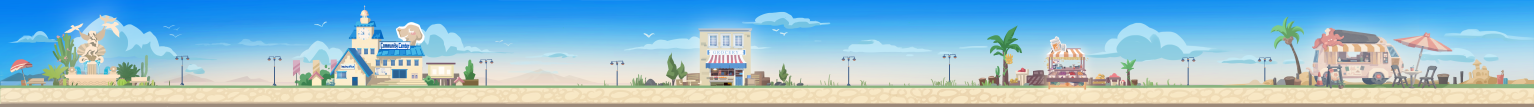
#> input picture assets/authoring/streets_20261101/community_morning.png, 9204 x 640 px (shown at 1/6 size)
$ python build_foreground_grass_maps.py
#> lines starting #> are read from the running program, lines starting #| are printed output that depends on the picture
"""Extend the existing technical foreground maps only at the two flower pots.

Original paintings and all previously accepted grass mappings are immutable.
The generated data stores alpha and original same-row background coordinates;
it does not contain newly painted artwork. Requires Pillow and numpy.
"""
from pathlib import Path
import hashlib
import json

import numpy as np
from PIL import Image, ImageDraw, ImageFilter

ROOT=Path(__file__).resolve().parents[1]
SRC=ROOT/'assets/authoring/streets_20261101/community_morning.png'
OUT=ROOT/'assets/authoring/street_motion_masks_20261103'
SOURCE_SHA='bad3d4e903c87b3bd308abb3f21fda565d6cf48c8c02923e488a152ab6c556c5'
SCOPE=(5886,475,5967,516)
OUTSIDE_SHA={
    # Includes the separately validated 2026-11-07 fountain-right technical map.
    'alpha':'993fcb6635348dcadfda879c2d6345ee2137b9937423ae7b5fcae98912f04466',
    'backmap':'e2cc417d34c1847cbaeeb9c7cb2e409ff213cdd6da277bd33e1b5377ba8a6b18',
}
POLYGONS=[
    [(5889,492),(5894,490),(5900,494),(5909,507),(5912,513),(5900,513),(5892,502),(5888,498)],
    [(5912,479),(5918,478),(5922,482),(5921,492),(5923,506),(5926,513),(5909,513),(5910,496)],
    [(5930,481),(5936,480),(5939,483),(5935,490),(5936,503),(5936,513),(5926,513),(5925,495)],
    [(5937,493),(5945,492),(5949,497),(5945,505),(5944,513),(5931,513),(5931,503)],
    [(5953,481),(5959,479),(5963,483),(5963,498),(5958,501),(5952,501),(5951,490)],
]


def sha(data):
    return hashlib.sha256(data).hexdigest()


def surface(x,y):
    # Observed straight outlines of the original two pots. Their silhouettes
    # stay rigid; a hidden grass fringe must sample the same pot face, not sky.
    if x <= 5917.0-(y-475.0)*.42:return 'left_pot'
    if x >= 5930.0+(y-470.0)*.035:
        if x>=5948 and y>=500:return 'rock'
        return 'right_pot'
    return 'gap'


def build():
    assert sha(SRC.read_bytes())==SOURCE_SHA, 'Unexpected original art; old geometry must not be applied'
    image=np.asarray(Image.open(SRC).convert('RGB'),dtype=float)
    assert image.shape==(640,9204,3)
    original={name:np.asarray(Image.open(OUT/f'community_foregrass_{name}.png')).copy()
              for name in ['alpha','backmap']}
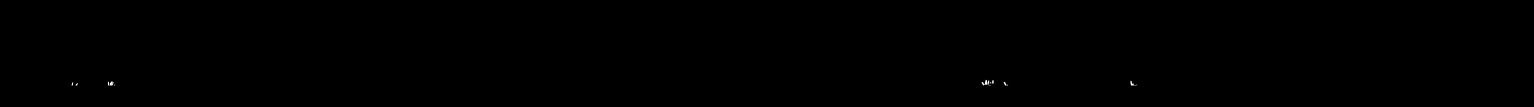
#> input picture assets/authoring/street_motion_masks_20261103/community_foregrass_alpha.png, 9204 x 640 px (shown at 1/6 size)
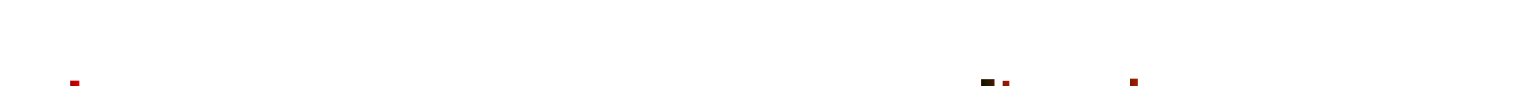
#> input picture assets/authoring/street_motion_masks_20261103/community_foregrass_backmap.png, 9204 x 640 px (shown at 1/6 size)
#> original = 2 items
    assert original['alpha'].shape==(640,9204) and original['backmap'].shape==(640,9204,4)
    x0,y0,x1,y1=SCOPE
    for name,array in original.items():
        unchanged=array.copy();unchanged[y0:y1,x0:x1]=0
        assert sha(unchanged.tobytes())==OUTSIDE_SHA[name], 'Existing accepted mapping changed: '+name
#> this loop made 2 passes
#> name on passes 1 to 2: 'alpha', 'backmap'
    alpha=original['alpha'].copy();back=original['backmap'].copy()
    alpha[y0:y1,x0:x1]=0;back[y0:y1,x0:x1]=0
    polygon_image=Image.new('L',(9204,640),0)
    draw=ImageDraw.Draw(polygon_image)
    for polygon in POLYGONS:draw.polygon(polygon,fill=255)
    polygon=np.asarray(polygon_image)>0
    green=(image[:,:,1]-image[:,:,0]>8)&(image[:,:,1]-image[:,:,2]>16)
    seeds=green&polygon
    seed_image=Image.fromarray(seeds.astype(np.uint8)*255)
    potential=(np.asarray(seed_image.filter(ImageFilter.MaxFilter(5)))>0)&polygon
    core=np.asarray(seed_image.filter(ImageFilter.MinFilter(3)))>0

    def candidates(x,y,occupied):
        # This local search never crosses a pot silhouette or samples the vine.
        kind=surface(x,y)
        return [q for q in range(5877,5970)
                if not occupied[y,q] and not green[y,q] and surface(q,y)==kind]

    for y in range(477,514):
        for x in range(5888,5965):
            if not potential[y,x]:continue
            available=candidates(x,y,potential)
            if not available:continue
            q=min(available,key=lambda q:abs(q-x))
            background=image[y,q]
            ys,xs=np.where(seeds[y-4:y+5,x-4:x+5])
            if not len(xs):continue
            ys+=y-4;xs+=x-4
            score=image[ys,xs,1]-image[ys,xs,0]-.4*(abs(xs-x)+abs(ys-y))
            nearest=int(score.argmax());foreground=image[ys[nearest],xs[nearest]]
            value=float(np.clip(np.dot(image[y,x]-background,foreground-background)/
                                max(1,np.dot(foreground-background,foreground-background)),0,1))
            if core[y,x]:value=1.0
            if value>=.025:alpha[y,x]=round(value*255)
    for y in range(y0,y1):
        for x in range(x0,x1):
            q=x
            if alpha[y,x]>0:
                choices=candidates(x,y,alpha>0)
                if choices:q=min(choices,key=lambda q:abs(q-x))
            back[y,x]=[q%256,q//256,0,255]
    for name,result in [('alpha',alpha),('backmap',back)]:
        mask=np.ones(result.shape[:2],bool);mask[y0:y1,x0:x1]=False
        assert np.array_equal(result[mask],original[name][mask]), 'Out-of-scope data changed'
        Image.fromarray(result).save(OUT/f'community_foregrass_{name}.png')
    assert sha(SRC.read_bytes())==SOURCE_SHA
    record={'source':str(SRC.relative_to(ROOT)).replace('\\','/'),'source_sha256':SOURCE_SHA,
            'patch':'two_pots_foreground_grass_20261106','scope':SCOPE,'polygons':POLYGONS,
            'alpha_pixels':int(np.count_nonzero(alpha[y0:y1,x0:x1])),
            'outside_patch_unchanged':True,'existing_fountain_trunk_small_pot_mappings_unchanged':True,
            'background':'Original same-row samples, restricted to the same observed pot face / sky gap / rock. No new pigment.',
            'motion_bound_source_pixels':1.6}
    (OUT/'community_foregrass_maps.json').write_text(json.dumps(record,indent=2),encoding='utf-8')
    print(json.dumps(record,indent=2))


#> (the run stopped early here; a loop or call above may not have finished)
